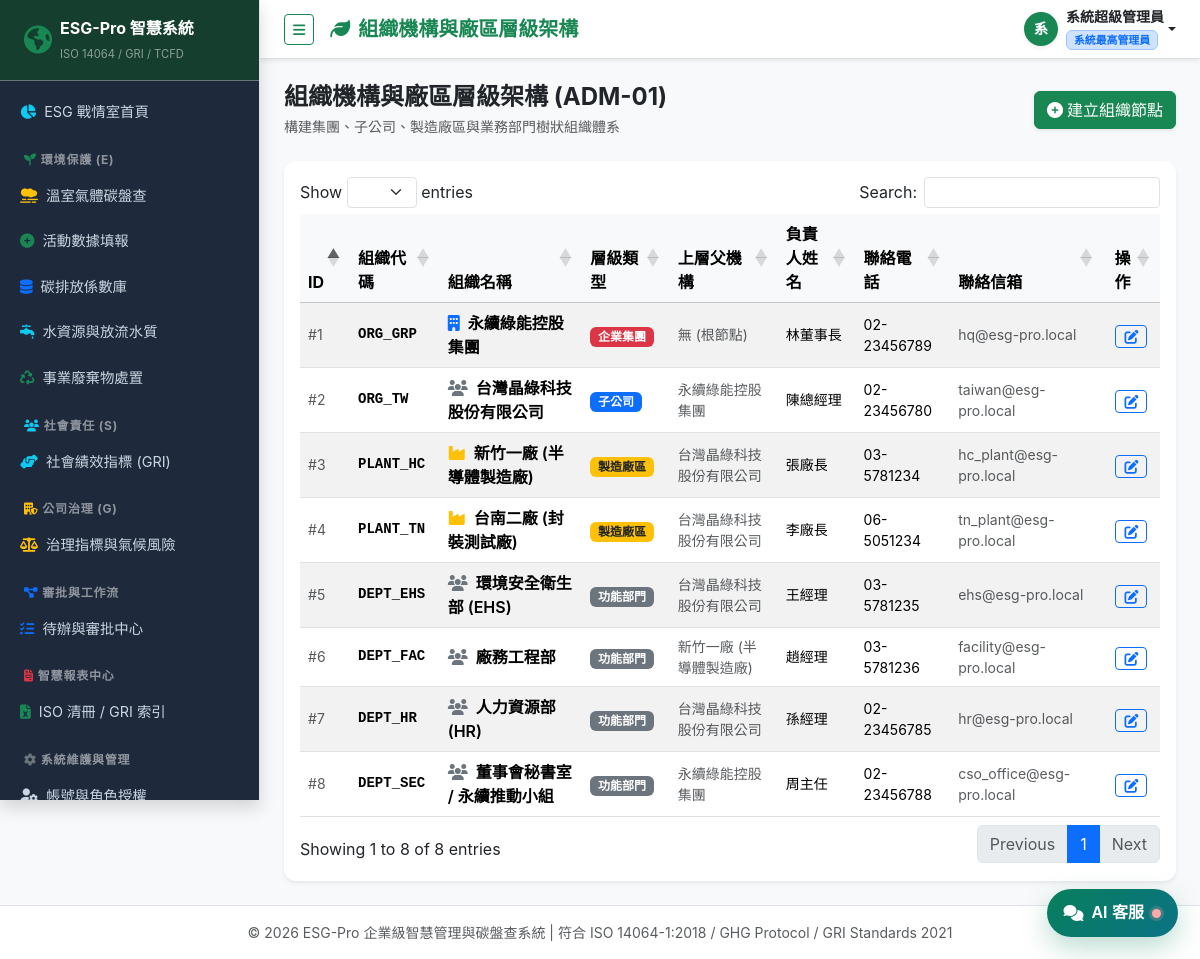
The page /admin/orgs (signed in) on the database its author committed.
### tables this page shows
CREATE TABLE IF NOT EXISTS `sys_users` (
    `id` INT UNSIGNED AUTO_INCREMENT PRIMARY KEY,
    `username` VARCHAR(50) NOT NULL UNIQUE COMMENT '登入帳號',
    `password_hash` VARCHAR(255) NOT NULL COMMENT 'Bcrypt加密雜湊密碼',
    `real_name` VARCHAR(50) NOT NULL COMMENT '真實中文姓名',
    `email` VARCHAR(100) NOT NULL COMMENT '電子信箱',
    `phone` VARCHAR(30) NULL COMMENT '分機或手機',
    `org_id` INT UNSIGNED NOT NULL COMMENT '所屬組織/部門',
    `role_id` INT UNSIGNED NOT NULL COMMENT '指派角色',
    `status` TINYINT(1) NOT NULL DEFAULT 1 COMMENT '帳號狀態 (1:啟用, 0:停用)',
    `failed_attempts` INT NOT NULL DEFAULT 0 COMMENT '連續密碼錯誤次數',
    `locked_until` DATETIME NULL DEFAULT NULL COMMENT '帳號鎖定截止時間',
    `last_login_at` DATETIME NULL COMMENT '最後登入時間',
    `last_login_ip` VARCHAR(45) NULL COMMENT '最後登入IP',
    `created_at` DATETIME NOT NULL DEFAULT CURRENT_TIMESTAMP,
    `updated_at` DATETIME NULL ON UPDATE CURRENT_TIMESTAMP,
    INDEX `idx_org` (`org_id`),
    INDEX `idx_role` (`role_id`),
    CONSTRAINT `fk_user_org` FOREIGN KEY (`org_id`) REFERENCES `sys_organizations` (`id`) ON DELETE RESTRICT,
    CONSTRAINT `fk_user_role` FOREIGN KEY (`role_id`) REFERENCES `sys_roles` (`id`) ON DELETE RESTRICT
);

CREATE TABLE IF NOT EXISTS `sys_roles` (
    `id` INT UNSIGNED AUTO_INCREMENT PRIMARY KEY,
    `role_key` VARCHAR(50) NOT NULL UNIQUE COMMENT '角色識別代碼',
    `role_name` VARCHAR(50) NOT NULL COMMENT '角色中文名稱',
    `description` VARCHAR(255) NULL COMMENT '角色權責說明',
    `permissions` TEXT NULL COMMENT '功能權限集合(JSON格式)',
    `created_at` DATETIME NOT NULL DEFAULT CURRENT_TIMESTAMP
);

CREATE TABLE IF NOT EXISTS `sys_organizations` (
    `id` INT UNSIGNED AUTO_INCREMENT PRIMARY KEY,
    `org_code` VARCHAR(50) NOT NULL UNIQUE COMMENT '組織代碼',
    `org_name` VARCHAR(100) NOT NULL COMMENT '組織名稱',
    `org_type` ENUM('group', 'company', 'plant', 'dept') NOT NULL DEFAULT 'dept' COMMENT '層級類型',
    `parent_id` INT UNSIGNED NULL DEFAULT NULL COMMENT '父組織ID',
    `leader_name` VARCHAR(50) NULL DEFAULT NULL COMMENT '負責人姓名',
    `contact_phone` VARCHAR(30) NULL DEFAULT NULL COMMENT '聯絡電話',
    `contact_email` VARCHAR(100) NULL DEFAULT NULL COMMENT '聯絡信箱',
    `sort_order` INT NOT NULL DEFAULT 0 COMMENT '排序',
    `created_at` DATETIME NOT NULL DEFAULT CURRENT_TIMESTAMP,
    `updated_at` DATETIME NULL ON UPDATE CURRENT_TIMESTAMP,
    INDEX `idx_parent` (`parent_id`),
    CONSTRAINT `fk_org_parent` FOREIGN KEY (`parent_id`) REFERENCES `sys_organizations` (`id`) ON DELETE SET NULL
);

### controllers/AdminController.php (called while the page is built, shortened)
<?php
class AdminController extends Controller {
    public function orgs(): void {
        Auth::requirePermission('all');
        $orgs = Organization::all();
        $this->render('admin/orgs', [
            'pageTitle' => '組織機構與廠區層級架構',
            'activeNav' => 'admin_orgs',
            'orgs'      => $orgs
        ]);
    }
}

### index.php (called while the page is built, shortened)
<?php
$router = new Router();
$router->get('/login', [AuthController::class, 'login']);
$router->post('/login', [AuthController::class, 'doLogin']);
$router->post('/logout', [AuthController::class, 'logout']);
$router->get('/', [DashboardController::class, 'index']);
$router->get('/ghg', [GhgController::class, 'index']);
$router->get('/ghg/create', [GhgController::class, 'create']);
$router->post('/ghg/create', [GhgController::class, 'store']);
$router->post('/ghg/delete', [GhgController::class, 'delete']);
$router->get('/factors', [GhgController::class, 'factors']);
$router->post('/factors/store', [GhgController::class, 'factorStore']);
$router->get('/api/factors', [GhgController::class, 'apiFactors']);
$router->get('/environment/water', [EnvironmentController::class, 'water']);
$router->post('/environment/water/store', [EnvironmentController::class, 'waterStore']);
$router->get('/environment/waste', [EnvironmentController::class, 'waste']);
$router->post('/environment/waste/store', [EnvironmentController::class, 'wasteStore']);
$router->get('/social', [SocialController::class, 'index']);
$router->post('/social/store', [SocialController::class, 'store']);
$router->get('/governance', [GovernanceController::class, 'index']);
$router->post('/governance/store', [GovernanceController::class, 'store']);
$router->get('/workflow', [WorkflowController::class, 'index']);
$router->get('/workflow/detail', [WorkflowController::class, 'detail']);
$router->post('/workflow/approve', [WorkflowController::class, 'approve']);
$router->post('/workflow/reject', [WorkflowController::class, 'reject']);
$router->get('/attachments/download', [AttachmentController::class, 'download']);
$router->get('/manual', [ManualController::class, 'index']);
$router->get('/api/ai-assistant/status', [AiAssistantController::class, 'status']);
$router->post('/api/ai-assistant/chat', [AiAssistantController::class, 'chat']);
$router->get('/reports', [ReportController::class, 'index']);
$router->get('/reports/export_iso14064', [ReportController::class, 'exportIso14064']);
$router->get('/reports/export_gri', [ReportController::class, 'exportGri']);
$router->get('/reports/print_summary', [ReportController::class, 'printSummary']);
$router->get('/admin/users', [AdminController::class, 'users']);
$router->post('/admin/users/store', [AdminController::class, 'userStore']);
$router->get('/admin/orgs', [AdminController::class, 'orgs']);
$router->post('/admin/orgs/store', [AdminController::class, 'orgStore']);
$router->get('/admin/logs', [AdminController::class, 'logs']);
$router->get('/admin/settings', [AdminController::class, 'settings']);
$router->post('/admin/settings/store', [AdminController::class, 'settingsStore']);
$router->get('/admin/ai-assistant', [AiAssistantController::class, 'settings']);
$router->post('/admin/ai-assistant/store', [AiAssistantController::class, 'saveSettings']);
$router->post('/admin/ai-assistant/test', [AiAssistantController::class, 'testConnection']);
$router->dispatch();

### models/Organization.php (called while the page is built, shortened)
<?php
class Organization {
    public static function all(): array {
        $db = Database::getConnection();
        $stmt = $db->query("
            SELECT o.*, p.org_name AS parent_name
            FROM `sys_organizations` o
            LEFT JOIN `sys_organizations` p ON o.parent_id = p.id
            ORDER BY o.sort_order ASC, o.id ASC
        ");
        return $stmt->fetchAll();
    }
}

### helpers/Security.php (called while the page is built, shortened)
<?php
class Security {
    public static function e(?string $string): string {
        return htmlspecialchars((string)$string, ENT_QUOTES, 'UTF-8');
    }
    public static function jsonForHtml(mixed $data): string {
        return json_encode($data, JSON_UNESCAPED_UNICODE | JSON_HEX_TAG | JSON_HEX_APOS | JSON_HEX_AMP | JSON_HEX_QUOT | JSON_THROW_ON_ERROR);
    }
}

### core/Auth.php (called while the page is built, shortened)
<?php
class Auth {
    public static function user(): ?array {
        try {
            $db = Database::getConnection();
            $stmt = $db->prepare("
                SELECT u.id, u.username, u.real_name, u.email, u.org_id, u.role_id,
                       r.role_key, r.role_name, r.permissions, o.org_name, o.org_type
                FROM `sys_users` u
                JOIN `sys_roles` r ON u.role_id = r.id
                JOIN `sys_organizations` o ON u.org_id = o.id
                WHERE u.id = :id AND u.status = 1
                LIMIT 1
            ");
            $stmt->execute([':id' => $_SESSION['esg_user']['id']]);
            $fresh = $stmt->fetch();
            if ($fresh) {
                $permissions = json_decode($fresh['permissions'] ?? '{}', true) ?: [];
            }
        } catch (\Exception $e) {
        }
        return $_SESSION['esg_user'] ?? null;
    }
    public static function can(string $module, string $action = 'read'): bool {
        $user = self::user();
        if ($user['role_key'] === 'super_admin' || !empty($user['permissions']['all'])) {
            return true;
        }
        $perms = $user['permissions'] ?? [];
        return (bool)$perms[$module];
    }
    public static function requirePermission(string $module, string $action = 'read'): void {
        if (!self::can($module, $action)) {
            http_response_code(403);
            die("<h1>403 Forbidden</h1><p>您無權限存取此模組或執行此操作 ({$module} / {$action})。<br><a href='/esg/'>返回首頁</a></p>");
        }
    }
}

### views/admin/orgs.php (the view, shortened to what this page needs)
<div class="row align-items-center mb-4">
    <div class="col-md-6">
        <h4 class="fw-bold mb-1 text-dark">組織機構與廠區層級架構 (ADM-01)</h4>
        <p class="text-muted small mb-0">構建集團、子公司、製造廠區與業務部門樹狀組織體系</p>
    </div>
    <div class="col-md-6 text-md-end mt-3 mt-md-0">
        <button class="btn btn-success shadow-sm" data-bs-toggle="modal" data-bs-target="#orgModal" onclick="openOrgModal()">
            <i class="fa-solid fa-plus-circle me-1"></i>建立組織節點
        </button>
    </div>
</div>
<div class="card p-3 shadow-sm">
    <div class="table-responsive">
        <table class="table table-hover table-striped align-middle data-table">
            <thead class="table-light">
                <tr>
                    <th>ID</th>
                    <th>組織代碼</th>
                    <th>組織名稱</th>
                    <th>層級類型</th>
                    <th>上層父機構</th>
                    <th>負責人姓名</th>
                    <th>聯絡電話</th>
                    <th>聯絡信箱</th>
                    <th class="text-center">操作</th>
                </tr>
            </thead>
            <tbody>
                <?php foreach ($orgs as $o): ?>
                <tr>
                    <td class="text-muted small">#<?= $o['id'] ?></td>
                    <td class="fw-bold font-monospace small"><?= Security::e($o['org_code']) ?></td>
                    <td class="fw-semibold">
                        <?php if ($o['org_type'] === 'group'): ?>
                            <i class="fa-solid fa-building text-primary me-1"></i>
                        <?php elseif ($o['org_type'] === 'plant'): ?>
                            <i class="fa-solid fa-industry text-warning me-1"></i>
                        <?php else: ?>
                            <i class="fa-solid fa-users text-secondary me-1"></i>
                        <?php endif; ?>
                        <?= Security::e($o['org_name']) ?>
                    </td>
                    <td>
                        <?php
                            $typeMap = [
                                'group'   => ['label' => '企業集團', 'class' => 'bg-danger'],
                                'company' => ['label' => '子公司', 'class' => 'bg-primary'],
                                'plant'   => ['label' => '製造廠區', 'class' => 'bg-warning text-dark'],
                                'dept'    => ['label' => '功能部門', 'class' => 'bg-secondary']
                            ];
                            $t = $typeMap[$o['org_type']] ?? ['label' => $o['org_type'], 'class' => 'bg-light text-dark'];
                        ?>
                        <span class="badge <?= $t['class'] ?>"><?= $t['label'] ?></span>
                    </td>
                    <td class="small text-muted"><?= Security::e($o['parent_name'] ?? '無 (根節點)') ?></td>
                    <td class="small"><?= Security::e($o['leader_name'] ?? '-') ?></td>
                    <td class="small"><?= Security::e($o['contact_phone'] ?? '-') ?></td>
                    <td class="small text-muted"><?= Security::e($o['contact_email'] ?? '-') ?></td>
                    <td class="text-center">
                        <button class="btn btn-outline-primary btn-sm py-0 px-2" onclick='editOrg(<?= Security::jsonForHtml($o) ?>)'>
                            <i class="fa-solid fa-pen-to-square"></i>
                        </button>
                    </td>
                </tr>
                <?php endforeach; ?>
            </tbody>
        </table>
    </div>
</div>

### core/Router.php (shortened to what this page needs)
<?php
class Router {
    private array $routes = [];
    private function addRoute(string $method, string $path, array $handler): void {
        $pattern = preg_replace('/\{([a-zA-Z0-9_]+)\}/', '(?P<$1>[^/]+)', $path);
        $pattern = '#^' . $pattern . '$#';
        $this->routes[] = [
            'method'  => $method,
            'pattern' => $pattern,
            'handler' => $handler
        ];
    }
    public function dispatch(): void {
        $method = $_SERVER['REQUEST_METHOD'];
        $uri = parse_url($_SERVER['REQUEST_URI'], PHP_URL_PATH);
        $base = '/esg';
        if (str_starts_with($uri, $base)) {
            $uri = substr($uri, strlen($base));
        }
        $uri = '/' . ltrim($uri, '/');
        foreach ($this->routes as $route) {
            if ($route['method'] === $method && preg_match($route['pattern'], $uri, $matches)) {
                [$controllerClass, $action] = $route['handler'];
                $params = array_filter($matches, 'is_string', ARRAY_FILTER_USE_KEY);
                $controller = new $controllerClass();
                call_user_func_array([$controller, $action], $params);
                return;
            }
        }
    }
}

### views/layouts/header.php (shortened to what this page needs)
<?php
$currentUser = Auth::user();
?>
<!DOCTYPE html>
<html lang="zh-Hant-TW">
<head>
    <link href="https://cdn.jsdelivr.net/npm/bootstrap@5.3.2/dist/css/bootstrap.min.css" rel="stylesheet">
    <link href="https://cdnjs.cloudflare.com/ajax/libs/font-awesome/6.4.2/css/all.min.css" rel="stylesheet">
    <link href="https://cdn.datatables.net/1.13.7/css/dataTables.bootstrap5.min.css" rel="stylesheet">
    <link href="/esg/assets/css/custom.css" rel="stylesheet">
    <link href="/esg/assets/css/ai-assistant.css" rel="stylesheet">
</head>
<body class="bg-light">
<div class="d-flex" id="wrapper">
    <?php require __DIR__ . '/sidebar.php'; ?>
    <div id="page-content-wrapper">
        <nav class="navbar navbar-expand-lg navbar-white bg-white border-bottom shadow-sm px-3 px-md-4 py-2">
            <div class="container-fluid p-0">
                <button class="btn btn-outline-success btn-sm me-2 me-md-3" id="sidebarToggle" aria-label="切換選單">
                    <i class="fa-solid fa-bars"></i>
                </button>
                <h5 class="m-0 text-success fw-bold d-none d-md-block">
                    <i class="fa-solid fa-leaf text-success me-2"></i><?= Security::e($pageTitle ?? 'ESG 永續戰情室') ?>
                </h5>
                <div class="ms-auto d-flex align-items-center">
                    <div class="dropdown">
                        <a class="nav-link dropdown-toggle d-flex align-items-center text-dark p-0" href="#" role="button" data-bs-toggle="dropdown" aria-expanded="false">
                            <div class="avatar bg-success text-white rounded-circle d-flex align-items-center justify-content-center me-1 me-sm-2 shadow-sm" style="width: 34px; height: 34px; font-weight: 600; font-size: 0.9rem;">
                                <?= mb_substr($currentUser['real_name'] ?? 'U', 0, 1) ?>
                            </div>
                            <div class="d-none d-sm-block text-start">
                                <div class="fw-bold small lh-sm"><?= Security::e($currentUser['real_name'] ?? '') ?></div>
                                <span class="badge bg-primary-subtle text-primary border border-primary-subtle" style="font-size: 0.68rem;">
                                    <?= Security::e($currentUser['role_name'] ?? '') ?>
                                </span>
                            </div>
                        </a>
                    </div>
                </div>
            </div>
        </nav>
        <div class="container-fluid px-2 px-sm-3 px-md-4 py-3 py-md-4">

### assets/css/custom.css (style rules this page uses)
:root { --esg-primary: #198754; --esg-dark: #153e2e; --esg-accent: #20c997; --esg-sidebar-bg: #1e293b; --esg-sidebar-hover: #334155; }
body { font-family: 'Noto Sans TC', -apple-system, BlinkMacSystemFont, "Segoe UI", Roboto, sans-serif; color: #334155; background-color: #f8fafc; }
#wrapper { overflow-x: hidden; display: flex; min-height: 100vh; position: relative; }
#page-content-wrapper { min-width: 0; flex: 1 1 auto; }
.card { border: none; border-radius: 0.75rem; box-shadow: 0 0.125rem 0.25rem rgba(0, 0, 0, 0.04), 0 0.25rem 0.5rem rgba(0, 0, 0, 0.04); transition: transform 0.2s ease, box-shadow 0.2s ease; }
.table-responsive { -webkit-overflow-scrolling: touch; }

### rows shown on the page
sys_users: real_name "系", real_name "系統超級管理員", role.role_name "系統最高管理員"
sys_organizations: id "1", org_code "ORG_GRP", org_name "永續綠能控股集團", org_type "企業集團", parent_name "無 (根節點)", leader_name "林董事長", contact_phone "02-23456789", contact_email "hq@esg-pro.local"
sys_organizations: id "2", org_code "ORG_TW", org_name "台灣晶綠科技股份有限公司", org_type "子公司", parent.org_name "永續綠能控股集團", leader_name "陳總經理", contact_phone "02-23456780", contact_email "taiwan@esg-pro.local"
sys_organizations: id "3", org_code "PLANT_HC", org_name "新竹一廠 (半導體製造廠)", org_type "製造廠區", parent.org_name "台灣晶綠科技股份有限公司", leader_name "張廠長", contact_phone "03-5781234", contact_email "hc_plant@esg-pro.local"
sys_organizations: id "4", org_code "PLANT_TN", org_name "台南二廠 (封裝測試廠)", org_type "製造廠區", parent.org_name "台灣晶綠科技股份有限公司", leader_name "李廠長", contact_phone "06-5051234", contact_email "tn_plant@esg-pro.local"
sys_organizations: id "5", org_code "DEPT_EHS", org_name "環境安全衛生部 (EHS)", org_type "功能部門", parent.org_name "台灣晶綠科技股份有限公司", leader_name "王經理", contact_phone "03-5781235", contact_email "ehs@esg-pro.local"
sys_organizations: id "6", org_code "DEPT_FAC", org_name "廠務工程部", org_type "功能部門", parent.org_name "新竹一廠 (半導體製造廠)", leader_name "趙經理", contact_phone "03-5781236", contact_email "facility@esg-pro.local"
sys_organizations: id "7", org_code "DEPT_HR", org_name "人力資源部 (HR)", org_type "功能部門", parent.org_name "台灣晶綠科技股份有限公司", leader_name "孫經理", contact_phone "02-23456785", contact_email "hr@esg-pro.local"
sys_organizations: id "8", org_code "DEPT_SEC", org_name "董事會秘書室 / 永續推動小組", org_type "功能部門", parent.org_name "永續綠能控股集團", leader_name "周主任", contact_phone "02-23456788", contact_email "cso_office@esg-pro.local"
